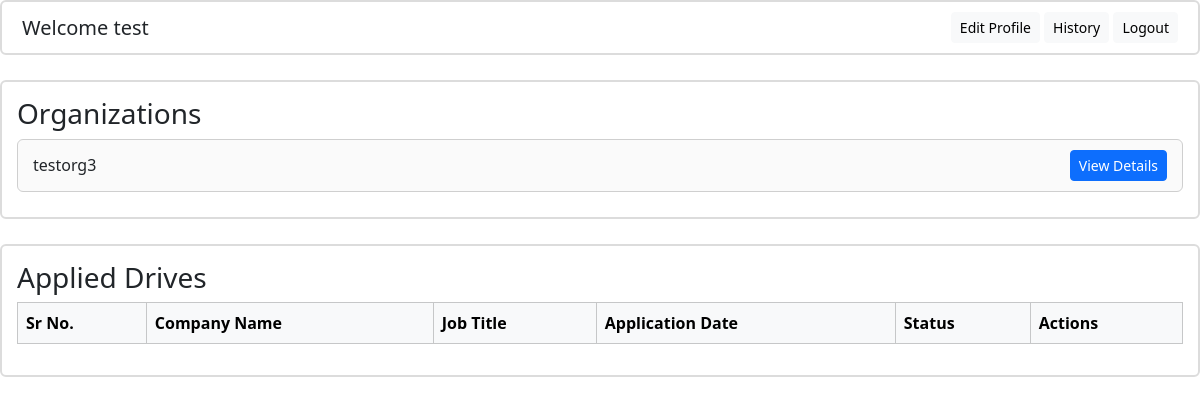
Before: /student/dashboard (signed in) with the older database file.
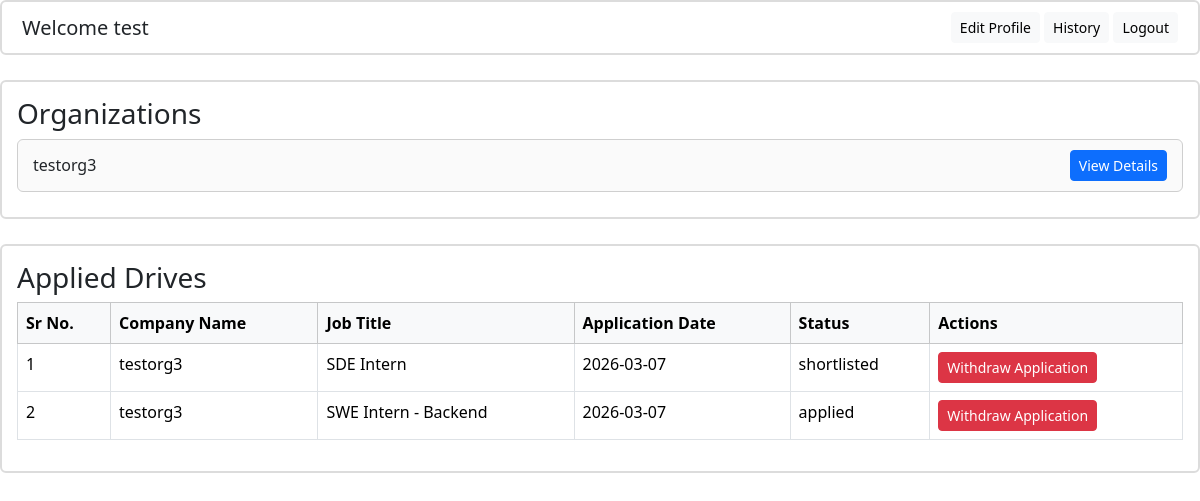
After: the same page with the newer database file.
### placementportalcode/models.py (models this page shows, shortened)
class User(db.Model):
    __tablename__ = "user"
    id=db.Column(db.Integer,primary_key=True)
    username=db.Column(db.String(100),nullable=False,unique=True)
    password_hash=db.Column(db.String(255),nullable=False)
    name=db.Column(db.String(100),nullable=False)
    dob=db.Column(db.Date)
    role=db.Column(db.String(20),default=RoleEnum.STUDENT.value,nullable=False)
    department=db.Column(db.String(100),nullable=True)
    resume_path = db.Column(db.String(255), nullable=True)  # new column
    eligible = db.Column(
        db.Boolean,
        nullable=True,
        default=True
    )
    applications=db.relationship(
        "Application",
        back_populates='student',
        cascade="all, delete-orphan"
    )
    company = db.relationship(
        "Company",
        back_populates="user",
        uselist=False,   # one-to-one
        cascade="all, delete-orphan"
    )

class Company(db.Model):
    __tablename__ = "company"
    company_id=db.Column(db.Integer,primary_key=True)
    company_name=db.Column(db.String(100),nullable=False)
    hr_contact=db.Column(db.String(100),nullable=False)
    company_website=db.Column(db.String(100),nullable=False)
    approval_status=db.Column(db.String(20),
                              default=CompanyEnumStatus.PENDING.value,
                              nullable=False
                              )
    user_id = db.Column(
        db.Integer,
        db.ForeignKey("user.id"),
        nullable=False,
        unique=True   # ensures one-to-one
    )
    drives=db.relationship(
        "PlacementDrive",
        back_populates='company',
        cascade="all, delete-orphan"
    )
    user = db.relationship("User", back_populates="company")

class Application(db.Model):
    __tablename__ = "application"
    application_id=db.Column(db.Integer,primary_key=True)
    application_date=db.Column(db.Date,nullable=False,default=date.today)
    status=db.Column(db.String(20),default=ApplicationStatusEnum.APPLIED.value,nullable=False)
    student_id=db.Column(
        db.Integer,
        db.ForeignKey("user.id"),
        nullable=False,
    )
    student=db.relationship(
        "User",
        back_populates="applications"
    )
    drive_id=db.Column(
        db.Integer,
        db.ForeignKey("placement_drive.drive_id"),
        nullable=False,
    )
    drive=db.relationship(
        "PlacementDrive",
        back_populates="applications"
    )
    __table_args__=(
        db.UniqueConstraint("student_id","drive_id",name="unique_student_drive"),
    )

class PlacementDrive(db.Model):
    __tablename__ = "placement_drive"
    drive_id=db.Column(db.Integer,primary_key=True)
    drive_name = db.Column(db.String(100), nullable=False)
    company_id=db.Column(
        db.Integer,
        db.ForeignKey("company.company_id"),
        nullable=False,
    )
    job_title=db.Column(db.String(100),nullable=False)
    job_desc=db.Column(db.String(1000),nullable=False)
    eligibility_criteria=db.Column(db.String(500),nullable=False)
    status=db.Column(db.String(20)
                     ,default=DriveApprovalStatusEnum.PENDING.value
                     ,nullable=False)
    application_deadline=db.Column(db.DateTime,nullable=False)
    ctc = db.Column(
        db.String(50),
        nullable=False,
        default="Not Disclosed"
    )
    company=db.relationship(
        "Company",
        back_populates="drives"
    )
    applications=db.relationship(
        "Application",
        back_populates="drive",
        cascade="all, delete-orphan"
    )

### placementportalcode/student/routes.py (the view)
@student_bp.route("/dashboard",methods=[HTTPMethod.GET])
def dashboard():
    user_id=session.get("user_id")
    if not user_id:
        return redirect(url_for("auth.login"))
    user=User.query.get(user_id)
    if not user or user.role!=RoleEnum.STUDENT.value:
        return redirect(url_for("auth.login"))
    registered_companies=Company.query.filter_by(approval_status=CompanyEnumStatus.APPROVED.value)
    student_applications=Application.query.filter(Application.student_id==user.id).all()
    return render_template("student/dashboard.html",registered_companies=registered_companies,student=user,student_applications=student_applications)

### placementportalcode/templates/student/dashboard.html (shortened to what this page needs)
{% extends "base.html" %}
{% from "components/comman_table.html" import render_table %}
{% from "components/modal.html" import render_modal %}
{% from "components/button.html" import action_button %}
{% from "components/post_button.html" import action_post_button %}
{% block extra_css %}
<link rel="stylesheet" href="{{ url_for('static', filename='css/admin.css') }}">
{%endblock%}
{% block content%}
<div class="header-bar d-flex justify-content-between align-items-center">
    <h5 class="mb-0">Welcome {{student.name}}</h5>
    <div>
        {{action_button("#","Edit Profile","light",toggle="modal",target="#editProfile" )}}
        {{action_button("#","History","light",toggle="modal",target="#studentApplicationHistory" )}}
        {{action_button(url_for("auth.logout"),"Logout","light")}}
    </div>
</div>
<section class="section-box">
    <h3>Organizations</h3>
    {% for company in registered_companies %}
    <section class="list-item-box">
        <div>{{company.company_name}}</div>
        {{ action_button(
        url_for('student.company_drives', company_id=company.company_id,student_id=student.id),
        "View Details",
        "primary"
        ) }}
    </section>
    {%endfor%}
</section>
<section class="section-box">
    {% call render_table( ["Sr No.", "Company Name","Job Title","Application Date","Status" ,"Actions"],title="Applied
    Drives") %}
    {% for application in student_applications %}
    <tr>
        <td>{{ loop.index }}</td>
        <td>{{ application.drive.company.company_name }}</td>
        <td>{{ application.drive.job_title }}</td>
        <td>{{ application.application_date }}</td>
        <td>{{ application.status }}</td>
        <td>
            {% if application.status!="rejected" %}
            {{ action_post_button(
            url_for('student.withdraw_application'),
            "Withdraw Application",
            "danger",
            name="drive_id",
            value=application.drive.drive_id
            ) }}
            {%endif%}
        </td>
    </tr>
    {% endfor %}
    {% endcall %}
</section>
{%endblock%}

### placementportalcode/templates/base.html (shortened to what this page needs)
<!DOCTYPE html>
<html lang="en">
<head>
    <link rel="stylesheet" href="{{ url_for('static', filename='css/styles.css') }}">
    <link rel="stylesheet" href="{{ url_for('static', filename='css/components.css') }}">
    <link href="https://cdn.jsdelivr.net/npm/bootstrap@5.3.2/dist/css/bootstrap.min.css" rel="stylesheet">
    {% block extra_css %}
    {% endblock %}
</head>
<body>
    <section >
    {% block content %}{% endblock %}
    </section>
</body>
</html>

### placementportalcode/templates/components/comman_table.html (shortened to what this page needs)
{% macro render_table( headers,title=None,sub_title=None    ) %}
<div>
    {% if title %}
        <div class="d-flex justify-content-between">
        <h3>{{title}}</h2>
        </div>
    {% endif %}
    <table class="table table-bordered">
        <thead class="table-light">
            <tr>
                {% for header in headers %}
                    <th>{{ header }}</th>
                {% endfor %}
            </tr>
        </thead>
        <tbody>
            {{ caller() }}
        </tbody>
    </table>
</div>
{% endmacro %}

### placementportalcode/templates/components/button.html
{% macro action_button(url, text, color="primary",toggle=None,target=None,disabled=False) %}
<a href="{{ url }}"
   class="btn btn-sm custom-btn btn-{{ color }} {% if disabled %}disabled{% endif %}"
   {% if toggle %} data-bs-toggle="{{ toggle }}" {% endif %}
   {% if target %} data-bs-target="{{ target }}" {% endif %}>
    {{ text }}
</a>
{% endmacro %}

### placementportalcode/templates/components/post_button.html
{% macro action_post_button(url, text, color="primary", name=None, value=None) %}
<form method="POST" action="{{ url }}" class="d-inline">
    <button type="submit"
            class="btn btn-sm btn-{{ color }}"
            {% if name %} name="{{ name }}" {% endif %}
            {% if value %} value="{{ value }}" {% endif %}>
        {{ text }}
    </button>
</form>
{% endmacro %}

### placementportalcode/static/css/admin.css (style rules this page uses)
.section-box { background: #ffffff; border: 2px solid #dcdcdc; border-radius: 6px; padding: 15px; margin-bottom: 25px; }
.list-item-box { border: 1px solid #cfcfcf; border-radius: 6px; padding: 10px 15px; margin-bottom: 10px; display: flex; justify-content: space-between; align-items: center; background-color: #fafafa; }
.header-bar { background: #ffffff; border: 2px solid #dcdcdc; padding: 10px 20px; border-radius: 6px; margin-bottom: 25px; }

Changed rows visible on the page:
added Application: drive.company.company_name "testorg3", drive.job_title "SDE Intern", application_date "2026-03-07", status "shortlisted", {{ value }} 3 (drawn), text "Withdraw Application"
added Application: drive.company.company_name "testorg3", drive.job_title "SWE Intern - Backend", application_date "2026-03-07", status "applied", {{ value }} 4 (drawn), text "Withdraw Application"
